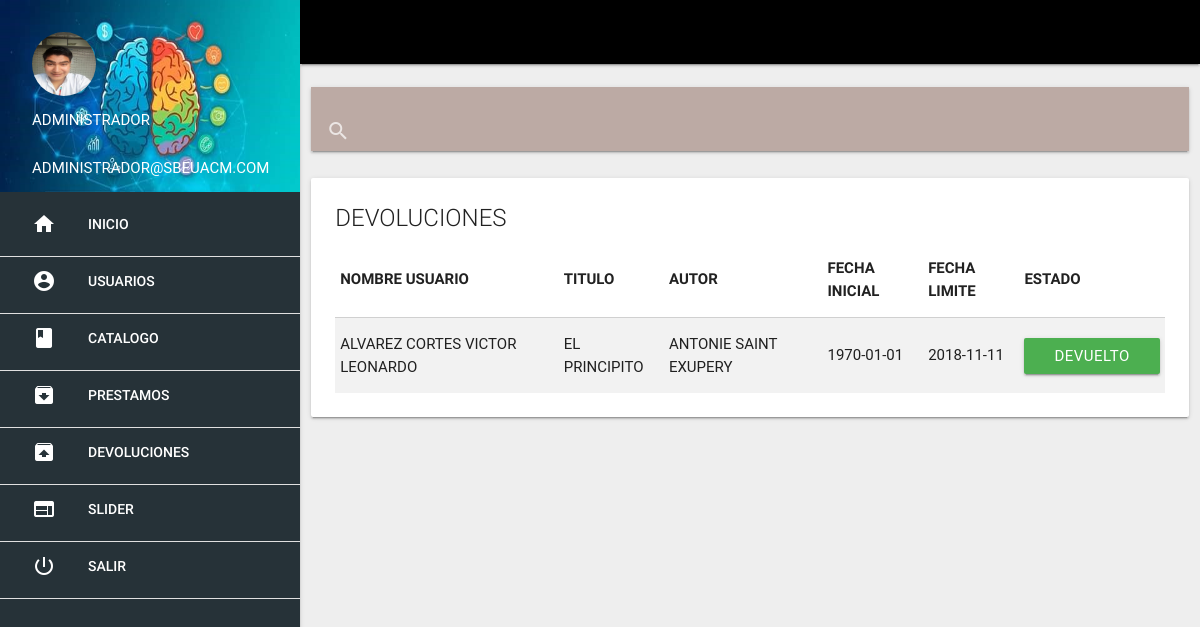
/UACM/devoluciones/index.php (signed in), run on the app's committed database.
### tables this page shows
CREATE TABLE `prestamos` (
  `id` int(11) NOT NULL,
  `titulo` varchar(200) NOT NULL,
  `autor` varchar(100) NOT NULL,
  `nombre` varchar(30) NOT NULL,
  `fecha_inicial` date NOT NULL,
  `fecha_limite` date NOT NULL,
  `status` varchar(50) NOT NULL,
  `ejemplar` int(3) NOT NULL
);

### UACM/devoluciones/lista_admin.php (the view, shortened to what this page needs)
<?php include'../extend/header.php'; ?>
<br>
<div class="row">
	<div class="col s12">
		<nav class="brown lighten-3">
			<div class="nav-wrapper">
				<div class="input-field">
					<input type="search" id="buscar" autocomplete="off">
					<label for="buscar"><i class="material-icons">search</i></label>
					<i class="material-icons">close</i>
				</div>
			</div>
		</nav>
	</div>
</div>
<?php $sel = $con->query("SELECT * FROM prestamos ");
?>
<div class="row">
	<div class="col s12">
		<div class="card">
			<div class="card-content">
				<span class="card-title">Devoluciones</span>
				<table class="striped responsive-table">
					<thead>
						<th>Nombre Usuario</th>
						<th>Titulo</th>
						<th>Autor</th>
						<th>Fecha inicial</th>
						<th>Fecha limite</th>
						<th>Estado</th>
					</thead>
					<?php while($f = $sel->fetch_assoc()){
					if($f['status'] == 'DEVUELTO'){
					?>
						<tr>
							<td><?php echo $f['nombre'] ?></td>
							<td><?php echo $f['titulo'] ?></td>
							<td><?php echo $f['autor'] ?></td>
							<td><?php echo $f['fecha_inicial'] ?></td>
							<td><?php echo $f['fecha_limite']?></td>
							<td><a href="#" class="btn green white-text"><?php echo $f['status'] ?></a></td>
						</tr>
						<?php } }?>
				</table>
			</div>
		</div>
	</div>
</div>
<?php include'../extend/scripts.php'; ?>
</body>
</html>

### UACM/css/styles.css (style rules this page uses)
body { text-transform: uppercase; }

### data on the page
prestamos: nombre "ALVAREZ CORTES VICTOR LEONARDO", titulo "EL PRINCIPITO", autor "ANTONIE SAINT EXUPERY", fecha_inicial "1970-01-01", fecha_limite "2018-11-11", status "DEVUELTO"

### other printed values
$_SESSION['nombre'] "ADMINISTRADOR"
$_SESSION['correo'] "ADMINISTRADOR@SBEUACM.COM"
